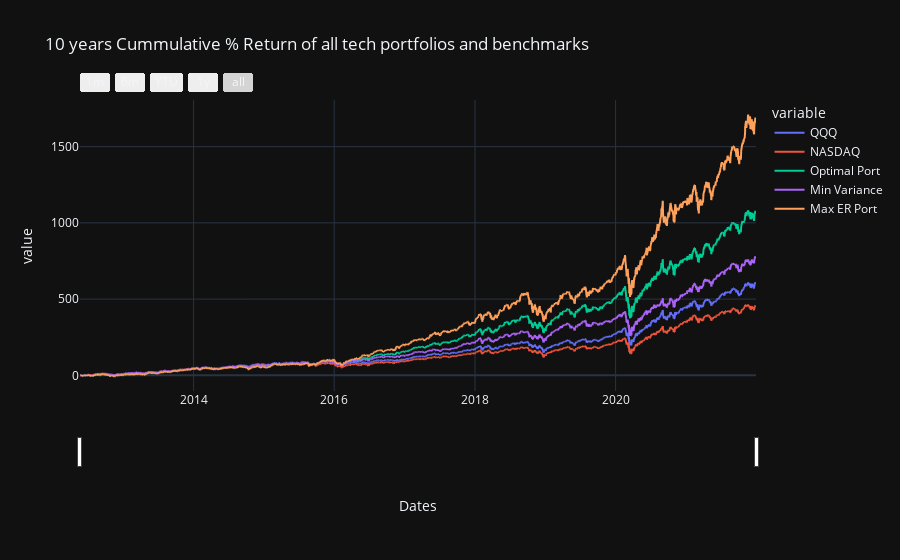

The notebook cell saved with this chart:
### Markdown cell above
Both benchmarks performed poorly compared to the portfolios but this is largely due to concentration, as the portfolios have only 20 stocks while the benchmarks usually have hundreds of stocks in them, but the portfolio's strongest point is also its weakest as a concentrated portfolio will probably have a much larger drawdown even during corrections let alone recessions


The max expected return portfolio outperformed all the other portfolios and the benchmarks as expected 

While my initial EW portfolio now turned into my tangency optimal portfolio faired well by beating both the benchmarks by a mile!

### Code cell
fig = px.line(funds_cumm, x="Dates", y=funds_cumm.columns,
              hover_data={"Dates": "|%B %d, %Y"},
              title='Commulative % Return')
fig.update_xaxes(
    rangeslider_visible=True,
    rangeselector=dict(
        buttons=list([
            dict(count=1, label="1m", step="month", stepmode="backward"),
            dict(count=6, label="6m", step="month", stepmode="backward"),
            dict(count=1, label="YTD", step="year", stepmode="todate"),
            dict(count=1, label="1y", step="year", stepmode="backward"),
            dict(step="all")
        ])
    )
)
fig.update_layout(template = "plotly_dark", title = '10 years Cummulative % Return of all tech portfolios and benchmarks')
fig.show()
display(HTML(fig.to_html(include_plotlyjs='cdn')));

### Figure 1 — Plotly figure (JSON) as saved in the notebook; plotly's stock layout.template omitted (floating-point values rounded to 4 significant figures; data arrays with more than 128 entries replaced by an {"elided": "..."} marker saying what was removed)
{"data": [{"hovertemplate": "variable=QQQ<br>Dates=%{x|%B %d, %Y}<br>value=%{y}<extra></extra>", "legendgroup": "QQQ", "line": {"color": "#636efa", "dash": "solid"}, "marker": {"symbol": "circle"}, "mode": "lines", "name": "QQQ", "showlegend": true, "type": "scattergl", "x": {"elided": "2420 str values"}, "xaxis": "x", "y": {"elided": "2420 float values"}, "yaxis": "y"}, {"hovertemplate": "variable=NASDAQ<br>Dates=%{x|%B %d, %Y}<br>value=%{y}<extra></extra>", "legendgroup": "NASDAQ", "line": {"color": "#EF553B", "dash": "solid"}, "marker": {"symbol": "circle"}, "mode": "lines", "name": "NASDAQ", "showlegend": true, "type": "scattergl", "x": {"elided": "2420 str values"}, "xaxis": "x", "y": {"elided": "2420 float values"}, "yaxis": "y"}, {"hovertemplate": "variable=Optimal Port<br>Dates=%{x|%B %d, %Y}<br>value=%{y}<extra></extra>", "legendgroup": "Optimal Port", "line": {"color": "#00cc96", "dash": "solid"}, "marker": {"symbol": "circle"}, "mode": "lines", "name": "Optimal Port", "showlegend": true, "type": "scattergl", "x": {"elided": "2420 str values"}, "xaxis": "x", "y": {"elided": "2420 float values"}, "yaxis": "y"}, {"hovertemplate": "variable=Min Variance<br>Dates=%{x|%B %d, %Y}<br>value=%{y}<extra></extra>", "legendgroup": "Min Variance", "line": {"color": "#ab63fa", "dash": "solid"}, "marker": {"symbol": "circle"}, "mode": "lines", "name": "Min Variance", "showlegend": true, "type": "scattergl", "x": {"elided": "2420 str values"}, "xaxis": "x", "y": {"elided": "2420 float values"}, "yaxis": "y"}, {"hovertemplate": "variable=Max ER Port<br>Dates=%{x|%B %d, %Y}<br>value=%{y}<extra></extra>", "legendgroup": "Max ER Port", "line": {"color": "#FFA15A", "dash": "solid"}, "marker": {"symbol": "circle"}, "mode": "lines", "name": "Max ER Port", "showlegend": true, "type": "scattergl", "x": {"elided": "2420 str values"}, "xaxis": "x", "y": {"elided": "2420 float values"}, "yaxis": "y"}], "layout": {"legend": {"title": {"text": "variable"}, "tracegroupgap": 0}, "title": {"text": "10 years Cummulative % Return of all tech portfolios and benchmarks"}, "xaxis": {"anchor": "y", "domain": [0, 1], "rangeselector": {"buttons": [{"count": 1, "label": "1m", "step": "month", "stepmode": "backward"}, {"count": 6, "label": "6m", "step": "month", "stepmode": "backward"}, {"count": 1, "label": "YTD", "step": "year", "stepmode": "todate"}, {"count": 1, "label": "1y", "step": "year", "stepmode": "backward"}, {"step": "all"}]}, "rangeslider": {"visible": true}, "title": {"text": "Dates"}}, "yaxis": {"anchor": "x", "domain": [0, 1], "title": {"text": "value"}}}}
